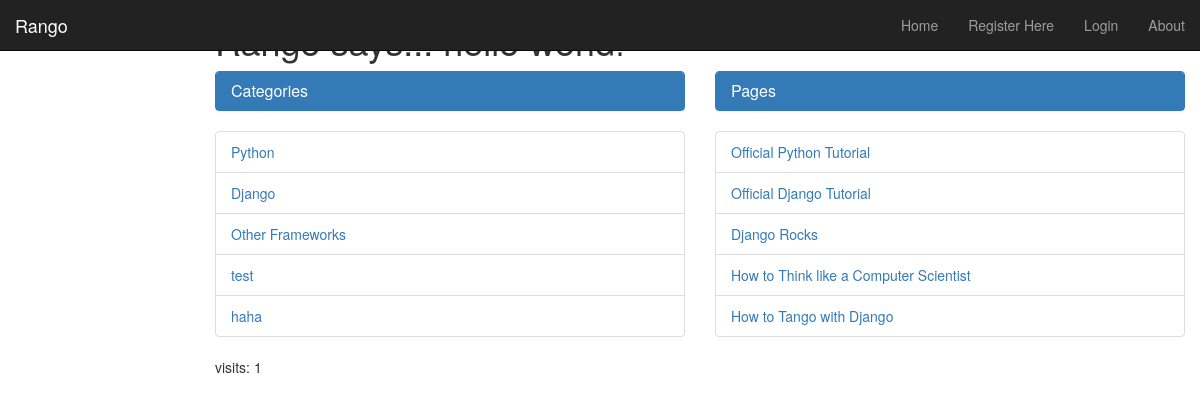
Screenshot of /rango/ with the database file from the repository.
### rango/models.py (models this page shows, shortened)
class Category(models.Model):
        name = models.CharField(max_length=128, unique=True)
        views = models.IntegerField(default=0)
        likes = models.IntegerField(default=0)
        slug = models.SlugField(unique=True)

class Page(models.Model):
    category = models.ForeignKey(Category)
    title = models.CharField(max_length=128)
    url = models.URLField()
    views = models.IntegerField(default=0)

### rango/views.py (the view)
def index(request):
	request.session.set_test_cookie()
	category_list = Category.objects.order_by('-likes')[:5]
	most_viewed_pages = Page.objects.order_by('-views')[:5]
	context_dict = {'categories': category_list, 'pages':most_viewed_pages}
	visits = request.session.get('visits') #request.session is a dictionary storing cookies
	if not visits:
		visits = 1
	reset_last_visit_time = False
	last_visit = request.session.get('last_visit') # create a bool determines if need to reset the cookies?
	if last_visit:
		last_visit_time = datetime.strptime(last_visit[:-7], "%Y-%m-%d %H:%M:%S")
		if (datetime.now() - last_visit_time).seconds > 0:
			visits = visits + 1
			reset_last_visit_time = True
	else:
		reset_last_visit_time = True
	if reset_last_visit_time:
		request.session['last_visit'] = str(datetime.now())
		request.session['visits'] = visits
	context_dict['visits'] = visits
	response = render(request,'rango/index.html', context_dict)
	return response

### templates/rango/index.html (shortened to what this page needs)
{% extends 'base.html' %}
{% load staticfiles %}
{% block body_block %}
{% if user.is_authenticated %}
    <div class="page-header">
        <h1>Rango says... hello {{ user.username }}!</h1>
{% else %}
        <h1>Rango says... hello world!</h1>
{% endif %}
</div>
         <div class="row placeholders">
            <div class="col-xs-12 col-sm-6 placeholder">
                <div class="panel panel-primary">
                    <div class="panel-heading">
                        <h3 class="panel-title">Categories</h3>
                </div>
            </div>
              {% if categories %}
                    <ul class="list-group">
                        {% for category in categories %}
                            <li class="list-group-item"><a href="{% url 'category'  category.slug %}">{{ category.name }}</a></li>
                        {% endfor %}
                    </ul>
                {% else %}
                    <strong>There are no categories present.</strong>
                {% endif %}
            </div>
            <div class="col-xs-12 col-sm-6 placeholder">
                <div class="panel panel-primary">
                    <div class="panel-heading">
                        <h3 class="panel-title">Pages</h3>
                    </div>
                </div>
                {% if pages %}
                    <ul class="list-group">
                        {% for page in pages %}
                         <li class="list-group-item"><a href="{{page.url}}">{{ page.title }}</a></li>
                        {% endfor %}
                    </ul>
                {% else %}
                    <strong>There are no categories present.</strong>
                {% endif %}
            </div>
          </div>
       <p> visits: {{ visits }}</p>
{% endblock %}

### templates/base.html (shortened to what this page needs)
<!DOCTYPE html>
<html lang="en">
  <head>
    <link href="http://getbootstrap.com/dist/css/bootstrap.min.css" rel="stylesheet">
    <link href="http://getbootstrap.com/examples/dashboard/dashboard.css" rel="stylesheet">
  </head>
  <body>
    <div class="navbar navbar-inverse navbar-fixed-top" role="navigation">
      <div class="container-fluid">
        <div class="navbar-header">
          <a class="navbar-brand" href="/rango/">Rango</a>
        </div>
        <div class="navbar-collapse collapse">
          <ul class="nav navbar-nav navbar-right">
                <li><a href="{% url 'index' %}">Home</a></li>
                    {% if user.is_authenticated %}
                        <li><a href="{% url 'restricted' %}">Restricted Page</a></li>
                        <li><a href="{% url 'auth_logout' %}?next=/rango/">Logout</a></li>
                        <li><a href="{% url 'add_category' %}">Add a New Category</a></li>
                    {% else %}
                        <li><a href="{% url 'registration_register' %}">Register Here</a></li>
                        <li><a href="{% url 'auth_login' %}">Login</a></li>
                    {% endif %}
                                <li><a href="{% url 'about' %}">About</a></li>
              </ul>
        </div>
      </div>
    </div>
    <div class="container-fluid">
      <div class="row">
        <div class="col-sm-9 col-sm-offset-3 col-md-10 col-md-offset-2 main">
           <div>
                {% block body_block %}{% endblock %}
                </div>
        </div>
      </div>
  </body>
</html>

### rows the page displays
Category: name "Python"
Category: name "Django"
Category: name "Other Frameworks"
Category: name "test"
Category: name "haha"
Page: title "Official Python Tutorial"
Page: title "Official Django Tutorial"
Page: title "Django Rocks"
Page: title "How to Think like a Computer Scientist"
Page: title "How to Tango with Django"

### other values shown
{{ visits }} "1"
